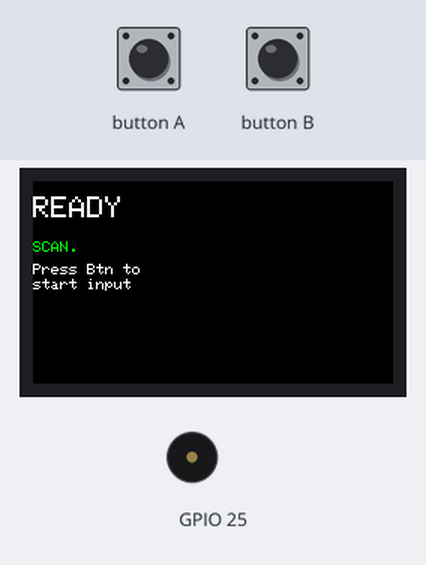
A sketch run on a simulated ESP32. Shown: 240×135 colour display, buzzer (waves = sounding). The inputs (shaded band) are chosen by the test bench. Nothing arrives over Bluetooth unless stated.

Above: at 2.8 s.
2.9 s: button A pressed for 2.4 s
At 6.9 s:
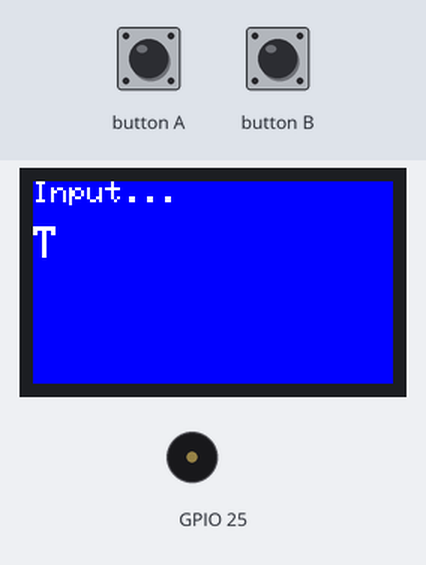
8.0 s: button A pulsed LOW 2 times (0.12 s each, 0.3 s apart)
At 10.1 s:
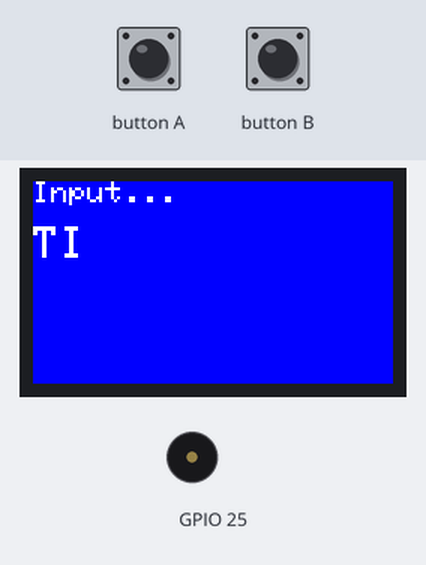
11.1 s: button A pulsed LOW 5 times (0.12 s each, 0.3 s apart)
At 14.3 s:
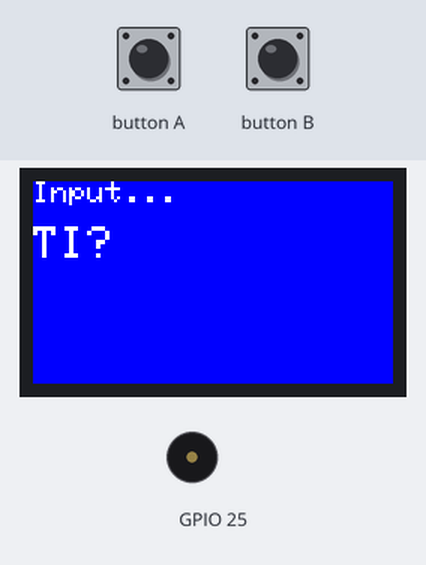
19.0 s: button A pressed for 2.4 s
At 20.3 s:
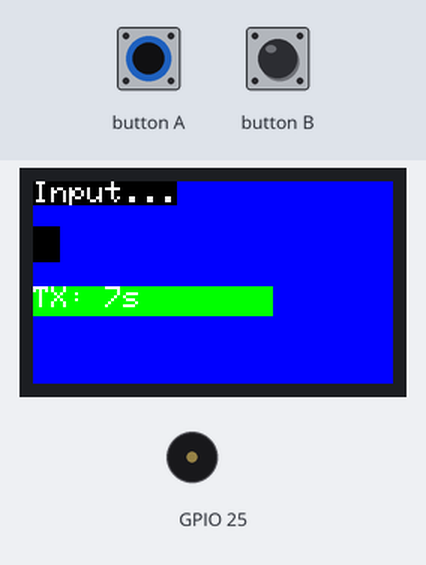
34.4 s: button A pressed for 2.4 s
At 37.8 s:
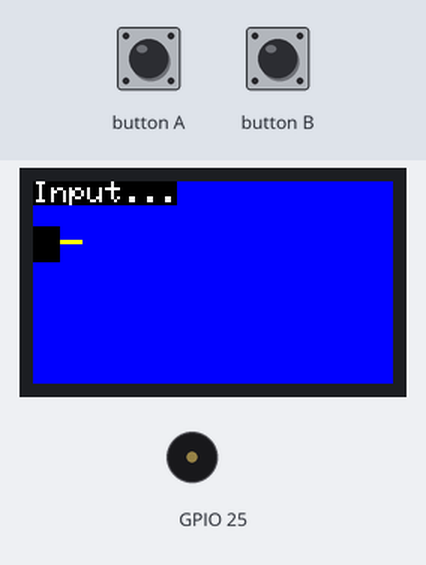
Timing chart, 0 to 39.6 s (numbered marks = the images above; inputs shaded):
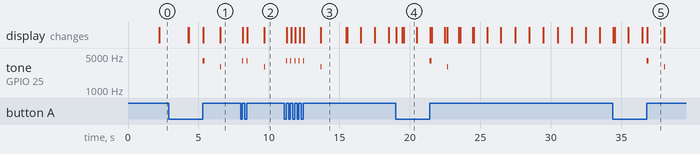

Measured:
- after the input at 2.9 s, tone on GPIO 25: silent → 4000 Hz after 2.4 s, → silent 0.15 s later, → 3000 Hz 1.1 s later, → silent 0.05 s later; the display: first differs from a run without the input after 1.4 s (image 1 shows a later state)
- after the input at 8.0 s, tone on GPIO 25: plays 4000 Hz for 0.05 s, 4000 Hz for 0.05 s, 3000 Hz for 0.05 s, starting after 0.12 s; the display: first changes after 0.16 s (image 2 shows a later state)
- after the input at 11.1 s, tone on GPIO 25: plays 4000 Hz for 0.05 s, 4000 Hz for 0.05 s, 4000 Hz for 0.05 s, 4000 Hz for 0.05 s, 4000 Hz for 0.05 s, 3000 Hz for 0.05 s, starting after 0.12 s; the display: first changes after 0.16 s (image 3 shows a later state)
- after the input at 19.0 s, tone on GPIO 25: silent → 4000 Hz after 2.4 s, → silent 0.15 s later, → 3000 Hz 1.1 s later, → silent 0.05 s later; the display: first changes at once (image 4 shows a later state)
- after the input at 34.4 s, tone on GPIO 25: silent → 4000 Hz after 2.4 s, → silent 0.15 s later, → 3000 Hz 1.1 s later, → silent 0.05 s later; the display: first changes at once (image 5 shows a later state)
- what the display in image 3 shows lasts 1.8 s, from 13.7 s to 15.5 s
- what the display in image 4 shows lasts 0.9 s, from 19.6 s to 20.5 s

The sketch:

morse.ino
```cpp
#include <M5StickCPlus2.h>
#include <BLEDevice.h>
#include <BLEUtils.h>
#include <BLEScan.h>
#include <BLEAdvertising.h>

// Unique Service UUID for our Morse app
#define SERVICE_UUID "4fafc201-1fb5-459e-8fcc-c5c9c331914b"

// Variable Definitions
BLEScan* pBLEScan;
BLEAdvertising* pBLEAdvertising;

String currentSymbol = "";  // Buffers ./- for current character
String currentMessage = ""; // Buffers decoded characters
String lastReceivedMorse = "";
unsigned long lastReceivedTime = 0; // Track when last message was received
String receivedMessageDisplay = ""; // Message currently being displayed
unsigned long receivedDisplayStartTime = 0; // When we started displaying received message

unsigned long pressStartTime = 0;
unsigned long lastInputTime = 0;
bool isInputMode = false;
bool sending = false;
unsigned long sendStartTime = 0;

unsigned long lastDisplayUpdate = 0;
int scanDots = 0;

// Timeouts
const unsigned long RECEIVED_DISPLAY_DURATION = 5000; // Display received message for 5 seconds
const unsigned long CHAR_TIMEOUT = 1200; // Time to wait before settling a character
const unsigned long MSG_TIMEOUT  = 3000; // Time to wait before sending message
const unsigned long SEND_DURATION = 12000; // Duration to broadcast message (12 seconds for maximum reliability)
const unsigned long DUPLICATE_TIMEOUT = 10000; // Time to allow same message again

// Morse Decode Map
char decodeMorse(String morse) {
  if (morse == ".-") return 'A';
  if (morse == "-...") return 'B';
  if (morse == "-.-.") return 'C';
  if (morse == "-..") return 'D';
  if (morse == ".") return 'E';
  if (morse == "..-.") return 'F';
  if (morse == "--.") return 'G';
  if (morse == "....") return 'H';
  if (morse == "..") return 'I';
  if (morse == ".---") return 'J';
  if (morse == "-.-") return 'K';
  if (morse == ".-..") return 'L';
  if (morse == "--") return 'M';
  if (morse == "-.") return 'N';
  if (morse == "---") return 'O';
  if (morse == ".--.") return 'P';
  if (morse == "--.-") return 'Q';
  if (morse == ".-.") return 'R';
  if (morse == "...") return 'S';
  if (morse == "-") return 'T';
  if (morse == "..-") return 'U';
  if (morse == "...-") return 'V';
  if (morse == ".--") return 'W';
  if (morse == "-..-") return 'X';
  if (morse == "-.--") return 'Y';
  if (morse == "--..") return 'Z';
  return '?'; // Unknown
}

// BLE Scan Callback
class MyAdvertisedDeviceCallbacks: public BLEAdvertisedDeviceCallbacks {
    void onResult(BLEAdvertisedDevice advertisedDevice) {
      if (advertisedDevice.haveServiceUUID() && advertisedDevice.isAdvertisingService(BLEUUID(SERVICE_UUID))) {
        String data = advertisedDevice.getName().c_str();

        if (data.startsWith("M:")) {
          String m = data.substring(2);

          // Allow same message if enough time has passed or if it's different
          bool isDuplicate = (m == lastReceivedMorse) && (millis() - lastReceivedTime < DUPLICATE_TIMEOUT);

          if (!isDuplicate && m.length() > 0) {
             lastReceivedMorse = m;
             lastReceivedTime = millis();
             receivedMessageDisplay = m;
             receivedDisplayStartTime = millis();

             StickCP2.Display.fillScreen(BLACK);
             StickCP2.Display.setCursor(0, 0);
             StickCP2.Display.setTextSize(2);
             StickCP2.Display.println("RX MSG:");

             StickCP2.Display.setCursor(0, 40);
             StickCP2.Display.setTextSize(3);
             StickCP2.Display.print(m);

             // Long feedback tone (500ms)
             StickCP2.Speaker.tone(2000, 500);
          }
        }
      }
    }
};

void startAdvertising(String msg) {
  if (pBLEAdvertising == nullptr) {
      BLEDevice::init("M5Morse");
      pBLEAdvertising = BLEDevice::getAdvertising();
      // Set maximum advertising frequency: 20ms fixed for best reception
      pBLEAdvertising->setMinInterval(32);  // 32 * 0.625ms = 20ms
      pBLEAdvertising->setMaxInterval(32);  // 32 * 0.625ms = 20ms (fixed interval)
  }

  // Set maximum TX power for better range
  esp_ble_tx_power_set(ESP_BLE_PWR_TYPE_ADV, ESP_PWR_LVL_P9);

  pBLEAdvertising->stop();

  BLEAdvertisementData oAdvertisementData = BLEAdvertisementData();
  oAdvertisementData.setFlags(0x04);
  oAdvertisementData.setCompleteServices(BLEUUID(SERVICE_UUID));

  String payload = "M:" + msg;
  if(payload.length() > 29) payload = payload.substring(0, 29);

  oAdvertisementData.setName(payload.c_str());

  pBLEAdvertising->setAdvertisementData(oAdvertisementData);
  pBLEAdvertising->start();
  sending = true;
  sendStartTime = millis();
}

void stopAdvertising() {
  if (pBLEAdvertising) pBLEAdvertising->stop();
  sending = false;
}

void updateInputDisplay() {
    StickCP2.Display.fillScreen(BLUE);
    StickCP2.Display.setCursor(0,0);
    StickCP2.Display.setTextSize(2);
    StickCP2.Display.println("Input...");

    // Show current message
    StickCP2.Display.setCursor(0, 30);
    StickCP2.Display.setTextSize(3);
    StickCP2.Display.print(currentMessage.c_str());

    // Show current symbol buffer (e.g. ".-")
    StickCP2.Display.print(" ");
    StickCP2.Display.setTextColor(YELLOW, BLUE);
    StickCP2.Display.print(currentSymbol.c_str());
    StickCP2.Display.setTextColor(WHITE, BLUE);
}

void updateReadyDisplay() {
  StickCP2.Display.fillScreen(BLACK);
  StickCP2.Display.setCursor(0, 10);
  StickCP2.Display.setTextSize(2);
  StickCP2.Display.println("READY");

  StickCP2.Display.setCursor(0, 40);
  StickCP2.Display.setTextSize(1);
  StickCP2.Display.setTextColor(GREEN, BLACK);
  StickCP2.Display.print("SCAN");

  // Animate dots to show scanning
  for (int i = 0; i < scanDots; i++) {
    StickCP2.Display.print(".");
  }
  StickCP2.Display.setTextColor(WHITE, BLACK);

  StickCP2.Display.setCursor(0, 55);
  StickCP2.Display.println("Press Btn to");
  StickCP2.Display.setCursor(0, 65);
  StickCP2.Display.println("start input");
}

void setup() {
  auto cfg = M5.config();
  StickCP2.begin(cfg);
  StickCP2.Display.setRotation(1);
  StickCP2.Display.setTextSize(2);
  updateReadyDisplay();

  BLEDevice::init("M5Morse");

  // Set maximum RX power for better reception
  esp_ble_tx_power_set(ESP_BLE_PWR_TYPE_SCAN, ESP_PWR_LVL_P9);

  pBLEScan = BLEDevice::getScan();
  pBLEScan->setAdvertisedDeviceCallbacks(new MyAdvertisedDeviceCallbacks());
  pBLEScan->setActiveScan(true);
  pBLEScan->setInterval(100); // Scan interval 100ms
  pBLEScan->setWindow(99);    // Scan window 99ms (almost continuous)
}

void loop() {
  StickCP2.update();

  // Button A: Input Start / Typing
  if (StickCP2.BtnA.wasPressed()) {
      if (!isInputMode) {
          isInputMode = true;
          currentMessage = "";
          currentSymbol = "";
          updateInputDisplay();
      }
      pressStartTime = millis();
  }

  if (isInputMode) {
     if (StickCP2.BtnA.wasReleased()) {
        unsigned long duration = millis() - pressStartTime;

        if (duration < 250) {
           currentSymbol += ".";
           StickCP2.Speaker.tone(4000, 50);
        } else {
           currentSymbol += "-";
           StickCP2.Speaker.tone(4000, 150);
        }
        lastInputTime = millis();
        updateInputDisplay();
     }

     unsigned long idleTime = millis() - lastInputTime;

     // 1. Character Timeout: Commit currentSymbol to currentMessage
     if (currentSymbol.length() > 0 && idleTime > CHAR_TIMEOUT) {
         char c = decodeMorse(currentSymbol);
         currentMessage += c;
         currentSymbol = "";
         updateInputDisplay();
         StickCP2.Speaker.tone(3000, 50);
     }

     // 2. Message Timeout: Send currentMessage
     if (currentMessage.length() > 0 && currentSymbol.length() == 0 && idleTime > MSG_TIMEOUT) {
         isInputMode = false;

         StickCP2.Display.fillScreen(GREEN);
         StickCP2.Display.setCursor(0, 20);
         StickCP2.Display.setTextSize(2);
         StickCP2.Display.println("TX String:");
         StickCP2.Display.setCursor(0, 50);
         StickCP2.Display.setTextSize(3);
         StickCP2.Display.print(currentMessage);

         startAdvertising(currentMessage);
         currentMessage = "";
     }
  }

  // Check if received message display time has expired
  if (receivedMessageDisplay.length() > 0 &&
      millis() - receivedDisplayStartTime > RECEIVED_DISPLAY_DURATION) {
    receivedMessageDisplay = "";
    scanDots = 0;
    lastDisplayUpdate = millis();
    updateReadyDisplay();
  }

  // Update sending display with countdown
  if (sending) {
    unsigned long elapsed = millis() - sendStartTime;
    if (elapsed % 1000 < 100) { // Update every second
      unsigned long remaining = (SEND_DURATION - elapsed) / 1000;
      StickCP2.Display.fillRect(0, 70, 160, 20, GREEN); // Clear countdown area
      StickCP2.Display.setCursor(0, 70);
      StickCP2.Display.setTextSize(2);
      StickCP2.Display.setTextColor(WHITE, GREEN);
      StickCP2.Display.print("TX: ");
      StickCP2.Display.print(remaining);
      StickCP2.Display.print("s");
      StickCP2.Display.setTextColor(WHITE, BLACK);
    }
  }

  // Scanning when not inputting or sending
  if (!isInputMode && !sending) {
     pBLEScan->start(2, false); // Scan for 2 seconds (increased for better reception)
     pBLEScan->clearResults();

     // Update scan animation every 500ms (only if not displaying received message)
     if (receivedMessageDisplay.length() == 0 && millis() - lastDisplayUpdate > 500) {
       lastDisplayUpdate = millis();
       scanDots = (scanDots + 1) % 4; // Cycle through 0, 1, 2, 3
       updateReadyDisplay();
     }
  }

  // Stop sending after SEND_DURATION
  if (sending && millis() - sendStartTime > SEND_DURATION) {
      stopAdvertising();
      scanDots = 0;
      lastDisplayUpdate = millis();
      updateReadyDisplay();
  }
}
```
